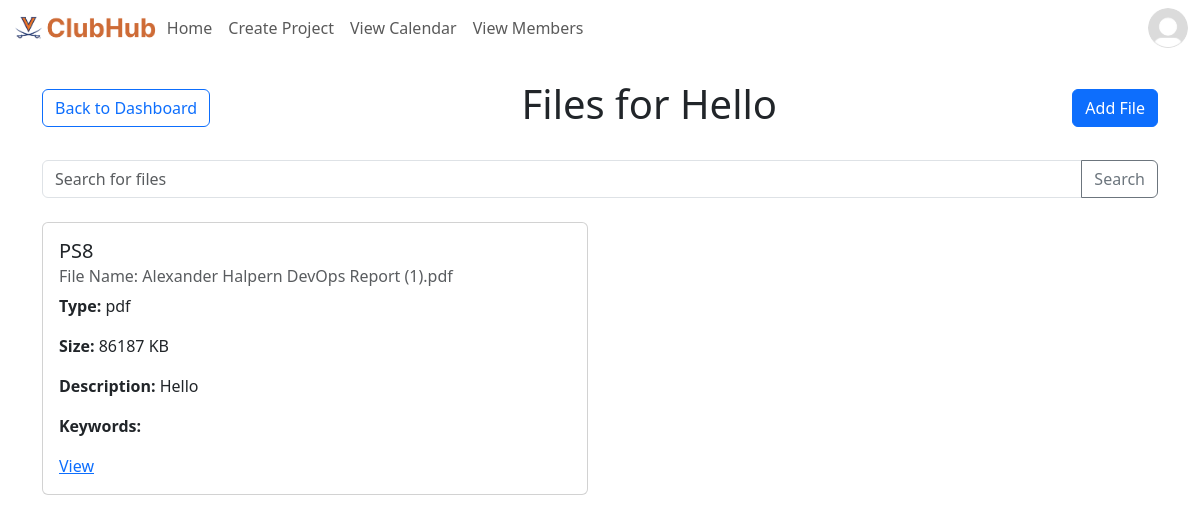
/1/files/ (signed in), run on an earlier commit of the app's database.
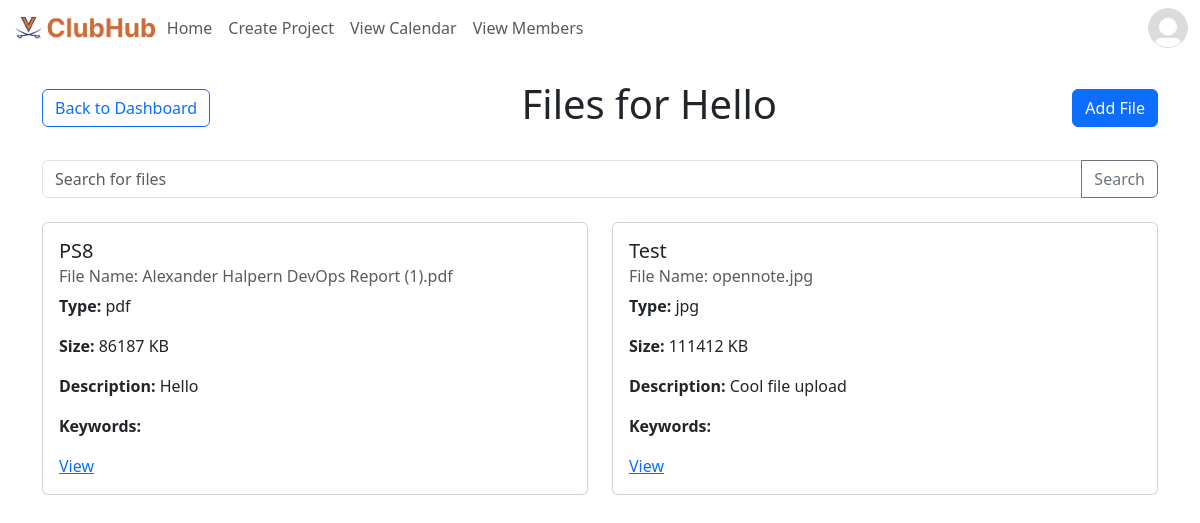
And on a later commit of the database.
### users/models.py (models this page shows, shortened)
class Project(models.Model):
    name = models.CharField(max_length=100)
    description = models.TextField()
    created_at = models.DateTimeField(auto_now_add=True)
    created_by = models.ForeignKey(
        User, on_delete=models.CASCADE, related_name='created_projects')
    members = models.ManyToManyField(User, related_name='joined_projects')
    cio = models.ForeignKey(CIO, on_delete=models.CASCADE,
                            related_name='projects')  # New field

class File(models.Model):
    project = models.ForeignKey(
        'Project', related_name='files', on_delete=models.CASCADE)
    file = models.FileField(upload_to='project_files/')
    upload_date = models.DateTimeField(auto_now_add=True)
    file_name = models.CharField(max_length=255, blank=True)
    file_size = models.PositiveIntegerField(blank=True, null=True)
    file_type = models.CharField(max_length=50, blank=True)
    title = models.CharField(max_length=255, blank=True, null=True)
    description = models.TextField(blank=True, null=True)
    keywords = models.TextField(blank=True, null=True)

### users/views.py (the view, shortened to what this page needs)
# urls.py: path('<int:id>/files/', views.filesView, name="project-files"),
@login_required
def filesView(request, id):
    project = get_object_or_404(Project, id=id)
    if not request.user.is_authenticated or request.user not in project.members.all():
        return HttpResponse(status=403)
    form = FileForm(request.POST or None, request.FILES or None)
    keyword = request.GET.get('keyword')
    if keyword:
        files = project.files.filter(keywords__icontains=keyword)
    else:
        files = project.files.all()
    context = {
        'project': project,
        'files': files,
        'form': form,
        'cio': project.cio,
    }
    return render(request, 'project/files.html', context)

### users/forms.py
class FileForm(forms.ModelForm):
    class Meta:
        model = File
        fields = ['file', 'title', 'description', 'keywords']
    def __init__(self, *args, **kwargs):
        super().__init__(*args, **kwargs)
        self.fields['title'].required = True
        self.fields['description'].required = False
        self.fields['keywords'].required = False

### users/templates/project/files.html (shortened to what this page needs)
{% extends 'base.html' %}
{% load static %}
{% block content %}
    <div class="d-flex justify-content-between align-items-center mb-4">
        <a href="{% url 'users:cio-dashboard' slug=cio.slug %}" class="btn btn-outline-primary me-3">
             Back to Dashboard
        </a>
        <h1>Files for {{ project.name }}</h1>
        <button class="btn btn-primary" data-bs-toggle="modal" data-bs-target="#addFileModal">
            Add File
        </button>
    </div>
    <form action="{% url 'users:project-files' project.id %}" method="GET">
        <div class="input-group mb-4">
            <input type="text" class="form-control" placeholder="Search for files" aria-label="Search for files" aria-describedby="search-files" name="q">
            <button class="btn btn-outline-secondary" type="submit" id="search-files">Search</button>
        </div>
    </form>
    {% if files %}
    <div class="row">
        {% for file in files %}
        <div class="col-md-6 mb-4">
            <div class="card">
                <div class="card-body">
                    <h5 class="card-title">{{ file.title }}</h5>
                    <h6 class="card-subtitle mb-2 text-muted">File Name: {{ file.file_name }}</h6>
                    <p><strong>Type:</strong> {{ file.file_type }}</p>
                    <p><strong>Size:</strong> {{ file.file_size }} KB</p>
                    <p><strong>Description:</strong> {{ file.description }}</p>
                    <p><strong>Keywords:</strong> {{ file.keywords }}</p>
                    <a href="{{ file.file.url }}" class="card-link" target="_blank">View</a>
                </div>
            </div>
        </div>
        {% endfor %}
    </div>
    {% else %}
        <div class="alert alert-info">
            No files yet.
        </div>
    {% endif %}
{% endblock %}

### users/templates/base.html (shortened to what this page needs)
<!DOCTYPE html>
<html lang="en">
{% load static %}
<head>
    {% load bootstrap5 %}
    {% bootstrap_css %}
</head>
<body>
    <nav class="navbar navbar-expand-lg navbar-light">
        <div class="container-fluid">
            <img src="{% static 'images/clubhub.png' %}" alt="ClubHub Logo" style="height: 30px;">
            <div class="collapse navbar-collapse" id="navbarNav">
                <ul class="navbar-nav me-auto">
                    <li class="nav-item">
                        <a class="nav-link" href="{% url 'users:home' %}">Home</a>
                    </li>
                    <li class="nav-item">
                        <a class="nav-link" href="#" data-bs-toggle="modal" data-bs-target="#createProjectModal">Create Project</a>
                    </li>
                    <li class="nav-item">
                        <a class="nav-link" href="{% url 'users:cio-calendar' slug=cio.slug %}">View Calendar</a>
                    </li>
                    <li class="nav-item">
                        <a class="nav-link" href="{% url 'users:cio-members' slug=cio.slug %}">View Members</a>
                    </li>
                </ul>
                <ul class="navbar-nav">
                    <li class="nav-item dropdown">
                        <div class="d-flex align-items-center">
                            <div class="dropdown">
                                <div class="rounded-circle overflow-hidden" style="width: 40px; height: 40px; cursor: pointer;"
                                     data-bs-toggle="dropdown"
                                     aria-expanded="false">
                                    {% if profile.profile_picture %}
                                        <img src="{{ profile.profile_picture.url }}" alt="Profile Picture" class="img-fluid">
                                    {% else %}
                                        <img src="{% static 'images/default_profile_picture.jpg' %}" alt="Default Profile Picture" class="img-fluid">
                                    {% endif %}
                                </div>
                            </div>
                        </div>
                    </li>
                </ul>
            </div>
        </div>
    </nav>
    <div class="container mt-4">
        {% block content %}
        {% endblock %}
    </div>
</body>
</html>

What changed in the data, as far as the page shows it:
added File: title "Test", file_name "opennote.jpg", file_type "jpg", file_size "111412", description "Cool file upload"
